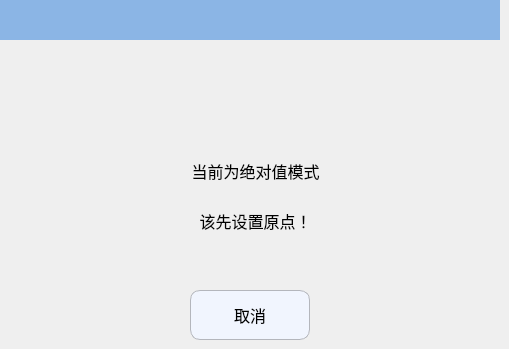
   <widget class="QWidget" name="page_11">
    <widget class="QLabel" name="label_tip2_11">
     <property name="geometry">
      <rect>
       <x>120</x>
       <y>150</y>
       <width>271</width>
       <height>41</height>
      </rect>
     </property>
     <property name="font">
      <font>
       <pointsize>12</pointsize>
      </font>
     </property>
     <property name="text">
      <string>当前为绝对值模式</string>
     </property>
     <property name="alignment">
      <set>Qt::AlignCenter</set>
     </property>
    </widget>
    <widget class="QLabel" name="label_34">
     <property name="geometry">
      <rect>
       <x>230</x>
       <y>70</y>
       <width>40</width>
       <height>40</height>
      </rect>
     </property>
     <property name="minimumSize">
      <size>
       <width>40</width>
       <height>40</height>
      </size>
     </property>
     <property name="maximumSize">
      <size>
       <width>40</width>
       <height>40</height>
      </size>
     </property>
     <property name="text">
      <string/>
     </property>
     <property name="pixmap">
      <pixmap resource="../resource.qrc">:/RunPage/runpage_images/alarm.png</pixmap>
     </property>
    </widget>
    <widget class="QLabel" name="label_35">
     <property name="geometry">
      <rect>
       <x>0</x>
       <y>0</y>
       <width>500</width>
       <height>40</height>
      </rect>
     </property>
     <property name="minimumSize">
      <size>
       <width>500</width>
       <height>40</height>
      </size>
     </property>
     <property name="maximumSize">
      <size>
       <width>500</width>
       <height>30</height>
      </size>
     </property>
     <property name="font">
      <font>
       <pointsize>16</pointsize>
      </font>
     </property>
     <property name="styleSheet">
      <string notr="true">QLabel{background-color:#8BB5E5;}</string>
     </property>
     <property name="text">
      <string/>
     </property>
     <property name="alignment">
      <set>Qt::AlignCenter</set>
     </property>
    </widget>
    <widget class="QPushButton" name="Btn_absoluteValModeCancel">
     <property name="geometry">
      <rect>
       <x>190</x>
       <y>290</y>
       <width>120</width>
       <height>50</height>
      </rect>
     </property>
     <property name="minimumSize">
      <size>
       <width>120</width>
       <height>50</height>
      </size>
     </property>
     <property name="maximumSize">
      <size>
       <width>120</width>
       <height>50</height>
      </size>
     </property>
     <property name="font">
      <font>
       <pointsize>12</pointsize>
      </font>
     </property>
     <property name="styleSheet">
      <string notr="true">QPushButton
{
    background-color:#F1F5FE;
    border-style:solid; /*边框风格*/
    border-width:1px;/*边框宽度*/
    border-color:#B4B6BC; /*边框颜色*/
    border-radius:10px; /*边框倒角*/
}
QPushButton:pressed
{
    border-style:outset; /*边框风格*/
    background-color:qlineargradient(x1: 0, y1: 0, x2: 0, y2: 1, stop:0 #00befa, stop: 1 #0160ea);/*背景色*/
    border-width:1px;/*边框宽度*/
    border-color:#0055ff; /*边框颜色*/
    border-radius:10px; /*边框倒角*/
}</string>
     </property>
     <property name="text">
      <string>取消</string>
     </property>
     <property name="icon">
      <iconset resource="../resource.qrc">
       <normaloff>:/ManualPage/manualpage_images/cancel.png</normaloff>:/ManualPage/manualpage_images/cancel.png</iconset>
     </property>
     <property name="iconSize">
      <size>
       <width>30</width>
       <height>30</height>
      </size>
     </property>
    </widget>
    <widget class="QLabel" name="label_tip2_12">
     <property name="geometry">
      <rect>
       <x>120</x>
       <y>200</y>
       <width>271</width>
       <height>41</height>
      </rect>
     </property>
     <property name="font">
      <font>
       <pointsize>12</pointsize>
      </font>
     </property>
     <property name="text">
      <string>该先设置原点！</string>
     </property>
     <property name="alignment">
      <set>Qt::AlignCenter</set>
     </property>
    </widget>
   </widget>
